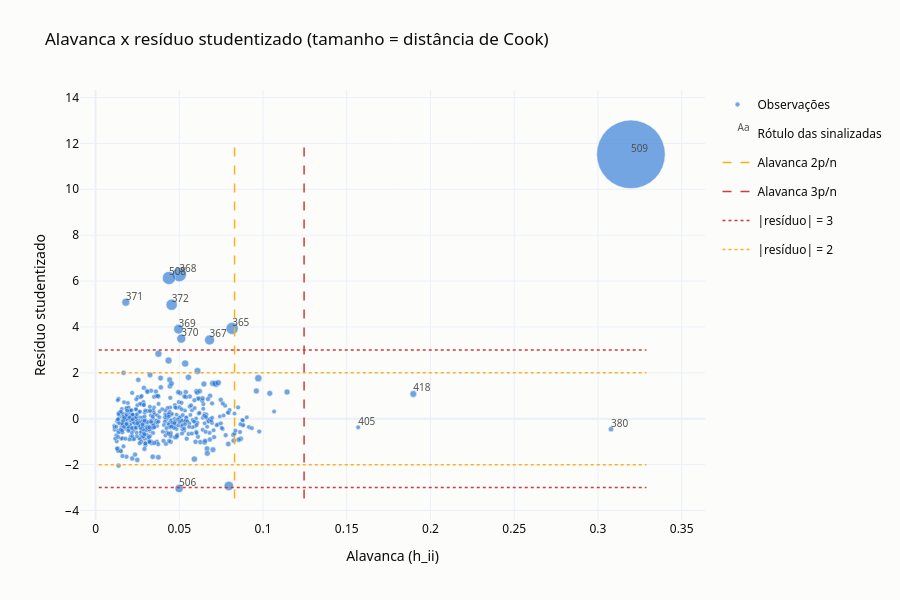

Notebook cell for this chart:
### Code cell
# Alavanca contra resíduo studentizado. O tamanho do ponto é proporcional à distância de Cook
medidas_62 = diagnostico[["Ajustado", "Resíduo", "Res. studentizado", "Alavanca", "Cook"]]
sinalizados = diagnostico[
    (diagnostico["Alavanca"] > corte_alavanca_alto)
    | (diagnostico["Res. studentizado"].abs() > 3)
    | (diagnostico["Cook"] > corte_cook * 5)
]

fig = go.Figure()
fig.add_trace(pontos(diagnostico["Alavanca"], diagnostico["Res. studentizado"], diagnostico.index, medidas_62,
                     tamanho=np.sqrt(20 + 2000 * diagnostico["Cook"])))
fig.add_trace(go.Scatter(
    x=sinalizados["Alavanca"], y=sinalizados["Res. studentizado"], mode="text", name="Rótulo das sinalizadas",
    text=[str(i) for i in sinalizados.index], textposition="top right", textfont=dict(size=10, color="#52514e"),
    hoverinfo="skip",
))
y_min, y_max = faixa(diagnostico["Res. studentizado"])
x_min, x_max = faixa(diagnostico["Alavanca"])
linha_ref(fig, corte_alavanca, y_min, y_max, "Alavanca 2p/n", cor=COR_ALERTA, vertical=True)
linha_ref(fig, corte_alavanca_alto, y_min, y_max, "Alavanca 3p/n", cor=COR_CRITICO, vertical=True)
for limite in (-3, -2, 2, 3):
    linha_ref(fig, limite, x_min, x_max, f"|resíduo| = {abs(limite)}",
              cor=COR_CRITICO if abs(limite) == 3 else COR_ALERTA, traco="dot")

fig.update_xaxes(title_text="Alavanca (h_ii)")
fig.update_yaxes(title_text="Resíduo studentizado")
mostrar_e_salvar(fig, "alavanca_vs_residuo", titulo="Alavanca x resíduo studentizado (tamanho = distância de Cook)",
                 altura=600)
